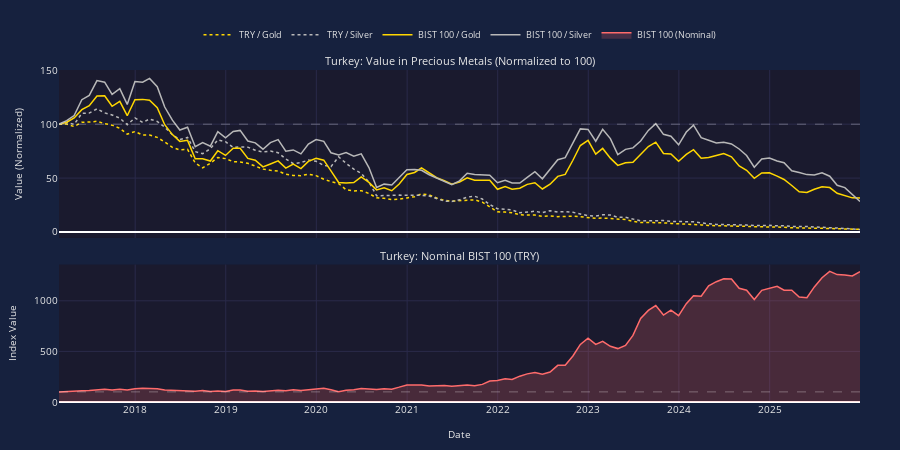

Write notebook code for a chart like this one.
### Markdown cell above
## Turkey: Turkish lira crisis (2018-present)

**Economic Difficulties:** The Turkish lira lost over 80% of its value against the USD from 2018-2023. Annual inflation peaked at 85% in 2022, with food inflation exceeding 100%.

**Causes:** Unorthodox monetary policy under President Erdogan who pressured the central bank to cut interest rates despite rising inflation (his belief that high rates cause inflation). Combined with large current account deficits, political instability, and declining foreign reserves.

**Government Interventions:**
- *Interest rate cuts (2021-2022)*: Central bank cut rates from 19% to 8.5% despite 80%+ inflation - accelerated currency collapse (unsuccessful)
- *FX-protected deposits*: Government guaranteed lira deposits against dollar depreciation - costly fiscal burden but temporarily stopped bank runs
- *Policy reversal (2023)*: New central bank leadership raised rates to 50% - lira stabilized and inflation began declining (successful)
- *Capital controls*: Informal pressure on banks to limit FX transactions - created distortions

### Code cell
show_country_analysis(norm_data['Turkey'])
